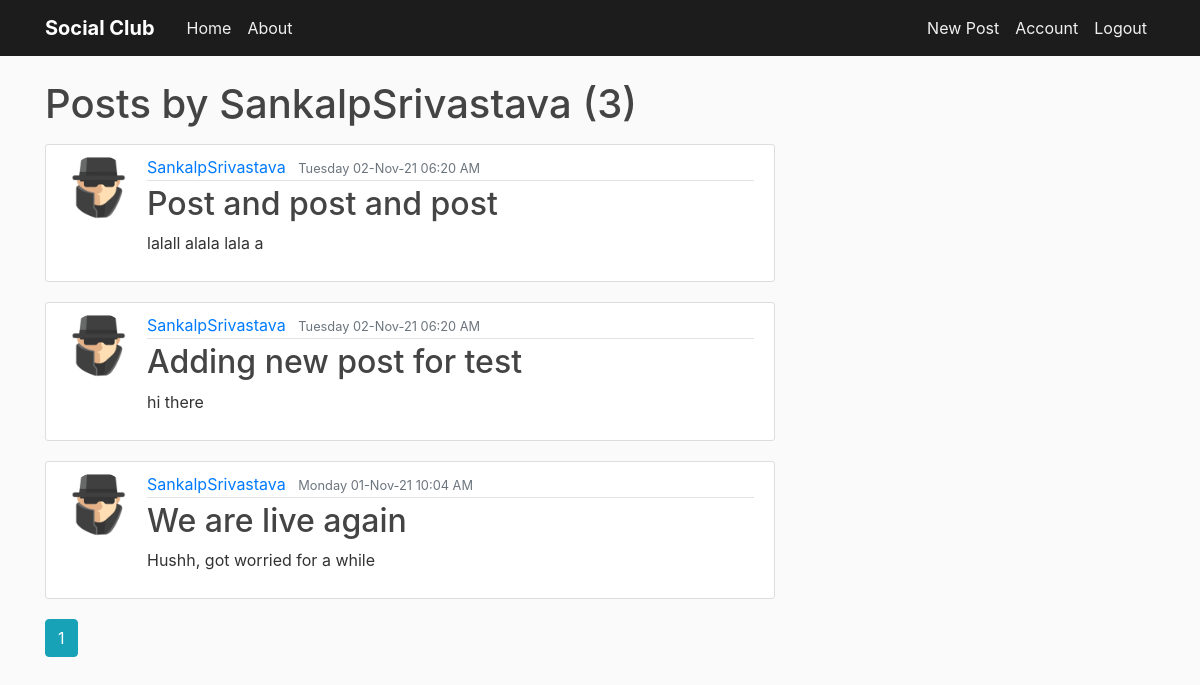
The app's page /user/SankalpSrivastava (signed in) with its own data.
### flaskblog/models.py (models this page shows, shortened)
class User(db.Model,UserMixin):
    id = db.Column(db.Integer, primary_key=True)
    username = db.Column(db.String(20), unique=True, nullable=False)
    email = db.Column(db.String(120), unique=True, nullable=False)
    image_file = db.Column(db.String(20), nullable=False,
                           default='default.jpg')
    password = db.Column(db.String(60), nullable=False)
    date_of_join = db.Column(db.DateTime,default=datetime.utcnow())
    posts = db.relationship('Post', backref='author', lazy=True)

class Post(db.Model):
    id = db.Column(db.Integer, primary_key=True)
    title = db.Column(db.String(100), nullable=False)
    date_posted = db.Column(db.DateTime, nullable=False,
                            default=datetime.utcnow)
    content = db.Column(db.Text, nullable=False)
    user_id = db.Column(db.Integer, db.ForeignKey('user.id'), nullable=False)
    post_edited = db.Column(db.Boolean,unique=False, default=False)

### flaskblog/users/routes.py (the view)
@users.route("/user/<string:username>")
def user_posts(username):
    page = request.args.get('page',1,type=int)
    user =User.query.filter_by(username=username).first_or_404()
    posts = Post.query.filter_by(author=user).order_by(Post.date_posted.desc())\
        .paginate(page = page ,per_page=5)
    return render_template('user_post.html', posts=posts,timezone=timezone,user=user)

### flaskblog/models.py (called while the page is built)
@login_manager.user_loader
def load_user(user_id):
    return User.query.get(int(user_id))

### flaskblog/templates/user_post.html
{% extends "layout.html" %}
{% block content %}
<h1 class="mb-3">Posts by {{user.username}} ({{posts.total}})</h1>
{% for post in posts.items%}
<article class="media content-section">
    <image class ="rounded-circle article-img" src ="{{url_for('static',filename='profile_pics/'+post.author.image_file)}}"></image>
    <div class="media-body">
        <div class="article-metadata">
            <a class="mr-2" href="{{url_for('users.user_posts',username=post.author.username)}}">{{ post.author.username }}</a>
            <small class="text-muted">{{ post.date_posted.replace(tzinfo=timezone.utc).astimezone(tz=None).strftime('%A %d-%b-%y %I:%M %p') }}</small>
        </div>
        <h2><a class="article-title" href="{{url_for('posts.post',post_id=post.id)}}">{{ post.title }}</a></h2>
        <p class="article-content">{{ post.content }}</p>
    </div>
</article>
{% endfor %}
{% for page_num in posts.iter_pages(left_edge=1, right_edge=1, left_current=1, right_current=2) %}
  {% if page_num %}
    {% if posts.page == page_num %}
      <a class="btn btn-info mb-4" href="{{ url_for('users.user_posts',username=user.username, page=page_num) }}">{{ page_num }}</a>
    {% else %}
      <a class="btn btn-outline-info mb-4" href="{{ url_for('users.user_posts',username=user.username, page=page_num) }}">{{ page_num }}</a>
    {% endif %}
  {% else %}
    ...
  {% endif %}
{% endfor %}
{% endblock content %}

### flaskblog/static/main.css (style rules this page uses)
body { background: #fafafa; color: #333333; margin-top: 5rem; }
h1, h2, h3, h4, h5, h6 { color: #444444; }
.content-section { background: #ffffff; padding: 10px 20px; border: 1px solid #dddddd; border-radius: 3px; margin-bottom: 20px; }
.article-title { color: #444444; }
.article-content { white-space: pre-line; }
.article-img { height: 65px; width: 65px; margin-right: 16px; }
.article-metadata { padding-bottom: 1px; margin-bottom: 4px; border-bottom: 1px solid #e3e3e3 }

### records on screen
User: username "SankalpSrivastava"
Post: image_file (placeholder picture), author.username "SankalpSrivastava", date_posted.replace "Tuesday 02-Nov-21 06:20 AM", title "Post and post and post", content "lalall alala lala a"
Post: image_file (placeholder picture), author.username "SankalpSrivastava", date_posted.replace "Tuesday 02-Nov-21 06:20 AM", title "Adding new post for test", content "hi there"
Post: image_file (placeholder picture), author.username "SankalpSrivastava", date_posted.replace "Monday 01-Nov-21 10:04 AM", title "We are live again", content "Hushh, got worried for a while"

### other values on screen
{{ posts.total }} "3"
{{ page_num }} "1"
